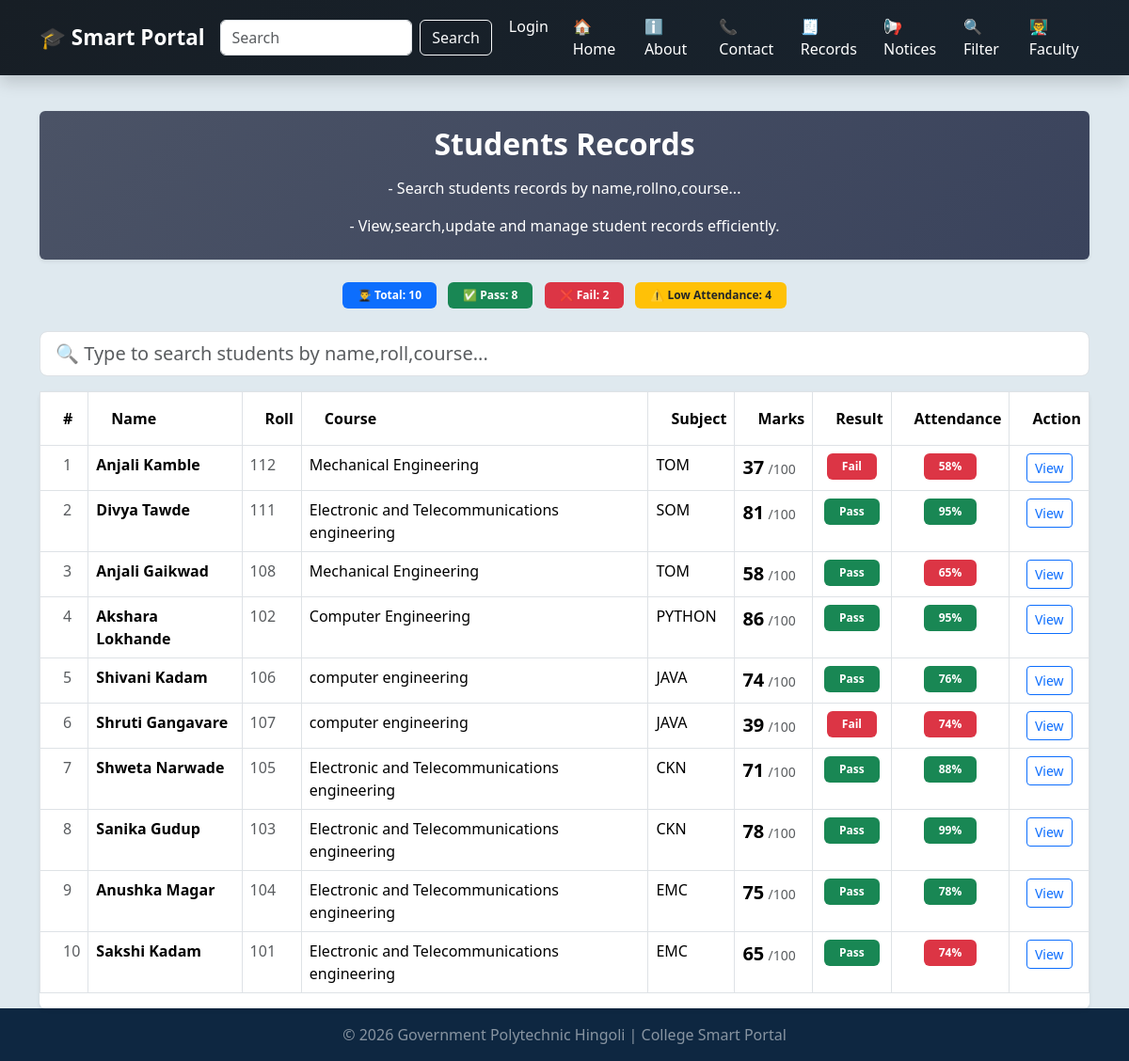
Screenshot of /search with the database file from the repository.
### tables this page shows
CREATE TABLE students(
                id INTEGER PRIMARY KEY AUTOINCREMENT,
                 name TEXT NOT NULL,
                 roll INTEGER NOT NULL,
                 course TEXT NOT NULL,
                 subject TEXT NOT NULL,
                 marks INTEGER NOT NULL,
                 attendance INTEGER DEFAULT 0
                 );

### app2.py (the view)
@app.route('/search')
def search_student():
    q = request.args.get('q', '')
    conn= get_db()
    if q:
        students = conn.execute(""" SELECT * FROM students
                        WHERE name LIKE ?
                        OR course LIKE?
                        OR subject LIKE ?
                        OR roll LIKE ?""",(f'%{q}%',f'%{q}%',f'%{q}%',f'%{q}%')).fetchall()
    else:
        students = conn.execute('SELECT * FROM students ORDER BY id DESC').fetchall()
    conn.close()
    return render_template("records.html",students=students,query=q)

### database.py (called while the page is built)
def get_db():
   conn=sqlite3.connect(DB_PATH)
   conn.row_factory= sqlite3.Row
   return conn

### templates/records.html (shortened to what this page needs)
{% extends "base.html" %}
{% block content %}
<div class="card mb-4 shadow-sm p-3"style="background:linear-gradient(135deg, #4b5366, #3a435c);">
<h2 class="fw-bold mb-3 text-white text-center">Students Records</h2>
<p class="text-white text-center">- Search students records by name,rollno,course...
</p><p class="text-white text-center mb-2">- View,search,update and manage student records efficiently.
</p>
</div>
    {% set pass_students = students|selectattr('marks','ge',40)|list %}
    {% set fail_students = students|selectattr('marks','lt',40)|list %}
    {% set low_attendance = students|selectattr('attendance','lt',75)|list %}
<div class="row mb-4">
    <div class="col text-center">
        <span class="badge bg-primary px-3 py-2 me-2">
            👨‍🎓 Total: {{ students|length }}
        </span>
        <span class="badge bg-success px-3 py-2 me-2">
            ✅ Pass: {{ pass_students|length }}
        </span>
        <span class="badge bg-danger px-3 py-2 me-2">
            ❌ Fail: {{ fail_students|length }}
        </span>
        <span class="badge bg-warning text-dark px-3 py-2">
            ⚠️ Low Attendance: {{ low_attendance|length }}
        </span>
    </div>
</div>
<div class="mb-3">
    <input type="text"
           id="searchInput"
           class="form-control form-control-lg"
           placeholder="🔍 Type to search students by name,roll,course...">
</div>
<div class="card shadow-sm">
    <div class="card-body p-0">
        {% if students|length == 0 %}
        <div class="text-center p-5">
            <h5 class="text-muted">No student records found.</h5>
            <a href="{{ url_for('add_student') }}" class="btn btn-primary mt-2">Add Student</a>
        </div>
        {% else %}
        <div class="table-responsive">
                <table class="table table-bordered table-hover">
                <thead style="background-color: #0b1f39; color:white;">
                    <tr>
                        <th class="py-3 ps-4">#</th>
                        <th class="py-3 ps-4">Name</th>
                        <th class="py-3 ps-4">Roll</th>
                        <th class="py-3 ps-4">Course</th>
                        <th class="py-3 ps-4">Subject</th>
                        <th class="py-3 ps-4">Marks</th>
                        <th class="py-3 ps-4">Result</th>
                        <th class="py-3 ps-4 text-center">Attendance</th>
                        <th class="py-3 ps-4 text-center">Action</th>
                    </tr>
                </thead>
                <tbody id="tableBody">
                    {% for student in students %}
                    <tr data-name="{{ student.name | lower}}"
                    data-roll="{{ student.roll | lower}}"
                    data-course="{{ student.course | lower}}">
                        <td class="ps-4 text-muted">{{ loop.index }}</td>
                        <td>
                            <div class="d-flex align-items-center">
                                <span class="fw-bold">{{ student.name }}</span>
                            </div>
                        </td>
                        <td class="text-muted">{{ student.roll }}</td>
                        <td>{{ student.course }}</td>
                        <td>{{ student.subject }}</td>
                        <td>
                            <span class="fw-bold fs-5">{{ student.marks }}</span>
                            <span class="text-muted small">/100</span>
                        </td>
                        <td class="text-center">
                            {% if student.marks >= 40 %}
                                <span class="badge bg-success px-3 py-2">Pass</span>
                            {% else %}
                                <span class="badge bg-danger px-3 py-2">Fail</span>
                            {% endif %}
                        </td>
                        <td class="text-center">
                            {% if student.attendance >= 75 %}
                                <span class="badge bg-success px-3 py-2">
                                    {{ student.attendance }}%
                                </span>
                            {% else %}
                                <span class="badge bg-danger px-3 py-2">
                                    {{ student.attendance }}%
                                </span>
                            {% endif %}
                        </td>
                        <td class="text-center">
                            <a href="{{ url_for('student_detail', id=student.id) }}" class="btn btn-sm btn-outline-primary">View</a>
                        </td>
                    </tr>
                    {% endfor %}
                </tbody>
            </table>
        </div>
        {% endif %}
    </div>
</div>
{% endblock %}

### templates/base.html (style rules this page uses)
body { padding-top: 70px; background: #dee9eff7; min-height: 100vh; display: flex; flex-direction: column; }
.card { border:none; transition: 0.3s; }

### rows the page displays
students: name "Anjali Kamble", roll "112", course "Mechanical Engineering", subject "TOM", marks "37", shows "Fail", attendance "58"
students: name "Divya Tawde", roll "111", course "Electronic and Telecommunications engineering", subject "SOM", marks "81", shows "Pass", attendance "95"
students: name "Anjali Gaikwad", roll "108", course "Mechanical Engineering", subject "TOM", marks "58", shows "Pass", attendance "65"
students: name "Akshara Lokhande", roll "102", course "Computer Engineering", subject "PYTHON", marks "86", shows "Pass", attendance "95"
students: name "Shivani Kadam", roll "106", course "computer engineering", subject "JAVA", marks "74", shows "Pass", attendance "76"
students: name "Shruti Gangavare", roll "107", course "computer engineering", subject "JAVA", marks "39", shows "Fail", attendance "74"
students: name "Shweta Narwade", roll "105", course "Electronic and Telecommunications engineering", subject "CKN", marks "71", shows "Pass", attendance "88"
students: name "Sanika Gudup", roll "103", course "Electronic and Telecommunications engineering", subject "CKN", marks "78", shows "Pass", attendance "99"
students: name "Anushka Magar", roll "104", course "Electronic and Telecommunications engineering", subject "EMC", marks "75", shows "Pass", attendance "78"
students: name "Sakshi Kadam", roll "101", course "Electronic and Telecommunications engineering", subject "EMC", marks "65", shows "Pass", attendance "74"

### other values shown
{{ students|length }} "10"
{{ pass_students|length }} "8"
{{ fail_students|length }} "2"
{{ low_attendance|length }} "4"
